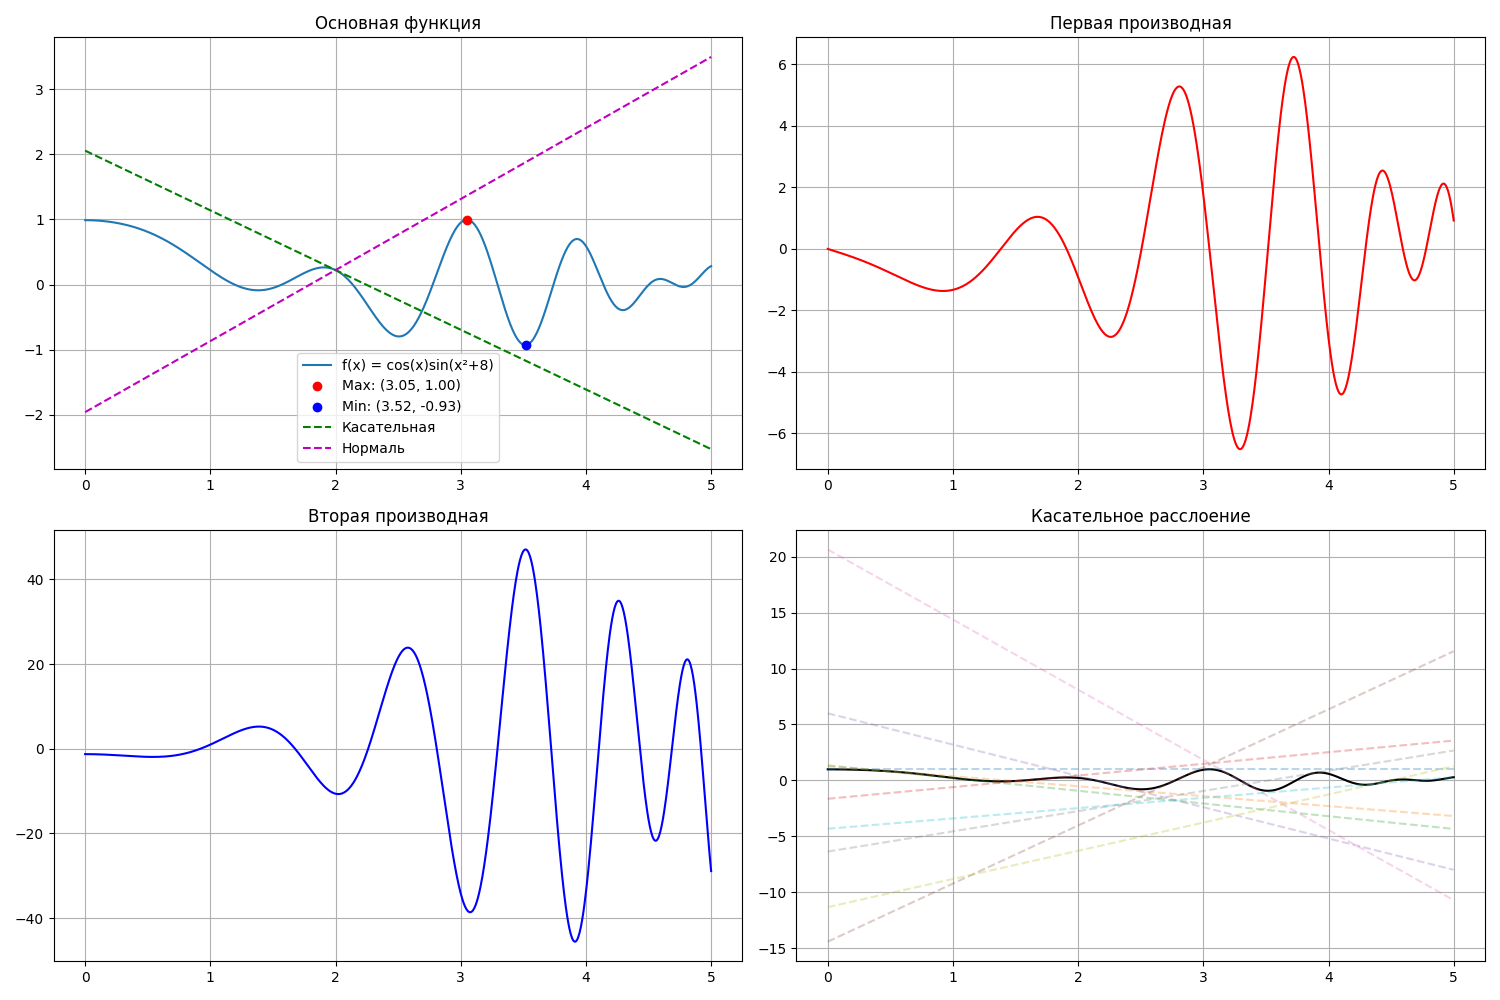

Write the Python code that produced this figure.
import numpy as np
import matplotlib.pyplot as plt

# Исходная функция
def f(x):
    return np.cos(x) * np.sin(x**2 + 8)

# Первая производная
def f_prime(x):
    return -np.sin(x)*np.sin(x**2 + 8) + np.cos(x)*np.cos(x**2 + 8)*2*x

# Вторая производная
def f_double_prime(x):
    term1 = -np.cos(x)*np.sin(x**2 + 8)
    term2 = -np.sin(x)*np.cos(x**2 + 8)*2*x
    term3 = -np.sin(x)*np.cos(x**2 + 8)*2*x
    term4 = np.cos(x)*(-np.sin(x**2 + 8)*4*x**2) + np.cos(x)*np.cos(x**2 + 8)*2
    return term1 + term2 + term3 + term4

# Параметры графика
x_vals = np.linspace(0, 5, 1000)
y_vals = f(x_vals)

# 1. Находим экстремумы
max_idx = np.argmax(y_vals)
min_idx = np.argmin(y_vals)
max_x, max_y = x_vals[max_idx], y_vals[max_idx]
min_x, min_y = x_vals[min_idx], y_vals[min_idx]

# 2. Уравнения касательной и нормали (в точке x0=2)
x0 = 2
y0 = f(x0)
f_prime_x0 = f_prime(x0)

# Касательная: y = f'(x0)(x - x0) + f(x0)
def tangent(x):
    return f_prime_x0 * (x - x0) + y0

# Нормаль: y = -1/f'(x0)(x - x0) + f(x0)
def normal(x):
    return (-1/f_prime_x0) * (x - x0) + y0

# 3. Касательное расслоение (10 касательных)
def tangent_at_point(x_point):
    y_point = f(x_point)
    slope = f_prime(x_point)
    return lambda x: slope * (x - x_point) + y_point

# 4. Длина кривой (численное интегрирование)
def curve_length(a, b, n=1000):
    x_points = np.linspace(a, b, n)
    total = 0
    for i in range(n-1):
        dx = x_points[i+1] - x_points[i]
        dy = f(x_points[i+1]) - f(x_points[i])
        total += np.sqrt(dx**2 + dy**2)
    return total

length = curve_length(0, 5)

# Создаем фигуру с 4 подграфиками
plt.figure(figsize=(15, 10))

# График 1: Основная функция с экстремумами, касательной и нормалью
plt.subplot(2, 2, 1)
plt.plot(x_vals, y_vals, label='f(x) = cos(x)sin(x²+8)')
plt.plot(max_x, max_y, 'ro', label=f'Max: ({max_x:.2f}, {max_y:.2f})')
plt.plot(min_x, min_y, 'bo', label=f'Min: ({min_x:.2f}, {min_y:.2f})')
plt.plot(x_vals, tangent(x_vals), 'g--', label='Касательная')
norm = normal(x_vals)
if norm is not None:
    plt.plot(x_vals, norm, 'm--', label='Нормаль')
plt.title('Основная функция')
plt.legend()
plt.grid()

# График 2: Первая производная
plt.subplot(2, 2, 2)
plt.plot(x_vals, f_prime(x_vals), 'r-', label="f'(x)")
plt.title('Первая производная')
plt.grid()

# График 3: Вторая производная
plt.subplot(2, 2, 3)
plt.plot(x_vals, f_double_prime(x_vals), 'b-', label="f''(x)")
plt.title('Вторая производная')
plt.grid()

# График 4: Касательное расслоение
plt.subplot(2, 2, 4)
plt.plot(x_vals, y_vals, 'k-', label='f(x)')
for x_point in np.linspace(0, 5, 10):
    tangent_func = tangent_at_point(x_point)
    plt.plot(x_vals, tangent_func(x_vals), '--', alpha=0.3)
plt.title('Касательное расслоение')
plt.grid()

plt.tight_layout()
plt.show()

# Вывод результатов
print(f"Максимум функции: {max_y:.4f} при x = {max_x:.4f}")
print(f"Минимум функции: {min_y:.4f} при x = {min_x:.4f}")
print(f"Уравнение касательной в x0={x0}: y = {f_prime_x0:.4f}(x - {x0}) + {y0:.4f}")
print(f"Уравнение нормали в x0={x0}: y = {-1/f_prime_x0:.4f}(x - {x0}) + {y0:.4f}")
print(f"Длина кривой на [0,5]: {length:.4f}")
